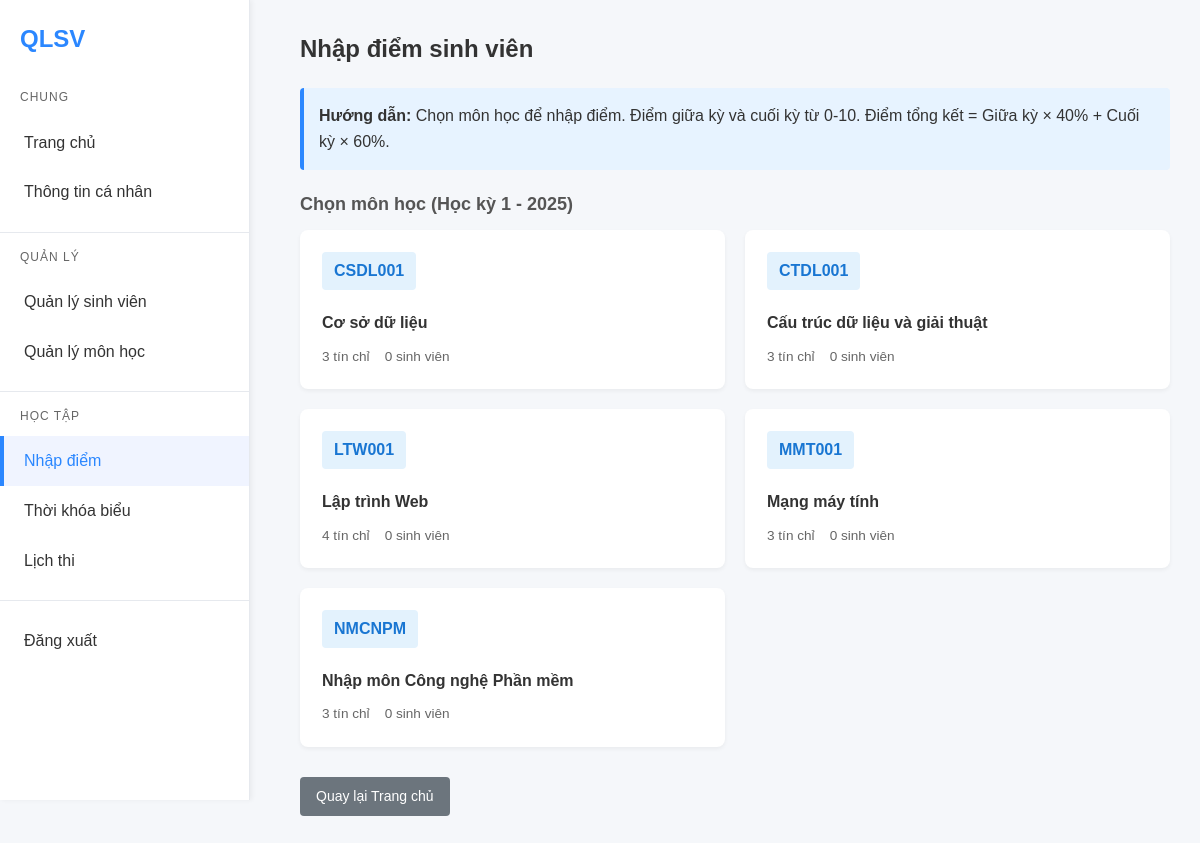
The page /grades/input.php (signed in) on the database its author committed.
### tables this page shows
CREATE TABLE subjects (
    id INT AUTO_INCREMENT PRIMARY KEY,
    subject_code VARCHAR(20) UNIQUE NOT NULL,
    subject_name VARCHAR(100) NOT NULL,
    credits INT NOT NULL,
    teacher_id INT,
    FOREIGN KEY (teacher_id) REFERENCES teachers(id)
);

### grades/input.php (the view, shortened to what this page needs)
<?php
require_once '../connect.php';
$user_id = $_SESSION['user_id'];
$teacher_query = "SELECT t.*, d.department_name
                  FROM teachers t
                  LEFT JOIN departments d ON t.department_id = d.id
                  WHERE t.user_id = ?";
$stmt = mysqli_prepare($connection, $teacher_query);
mysqli_stmt_bind_param($stmt, "i", $user_id);
mysqli_stmt_execute($stmt);
$teacher = mysqli_fetch_assoc(mysqli_stmt_get_result($stmt));
$current_semester = 1;
$current_year = 2025;
$subjects_query = "SELECT DISTINCT
    subj.id,
    subj.subject_code,
    subj.subject_name,
    subj.credits,
    COUNT(DISTINCT cr.student_id) as student_count
FROM subjects subj
LEFT JOIN course_registrations cr ON subj.id = cr.subject_id
    AND cr.semester = ? AND cr.academic_year = ?
WHERE subj.teacher_id = ?
GROUP BY subj.id
ORDER BY subj.subject_code";
$stmt = mysqli_prepare($connection, $subjects_query);
mysqli_stmt_bind_param($stmt, "iii", $current_semester, $current_year, $teacher['id']);
mysqli_stmt_execute($stmt);
$subjects = mysqli_stmt_get_result($stmt);
$selected_subject_id = $_GET['subject_id'] ?? '';
?>
<!DOCTYPE html>
<html lang="vi">
<head>
    <link rel="stylesheet" href="../css/chung.css?v=3">
</head>
<body>
    <div class="sidebar">
        <div class="brand">QLSV</div>
        <div class="nav-section">
            <div class="nav-header">Chung</div>
            <a href="../dashboard.php">Trang chủ</a>
            <a href="../profile.php">Thông tin cá nhân</a>
        </div>
        <div class="nav-section">
            <div class="nav-header">Quản lý</div>
            <a href="../student/list.php">Quản lý sinh viên</a>
            <a href="../subject/list.php">Quản lý môn học</a>
        </div>
        <div class="nav-section">
            <div class="nav-header">Học tập</div>
            <a href="input.php" class="active">Nhập điểm</a>
            <a href="../schedule/index.php">Thời khóa biểu</a>
            <a href="../schedule/lichthi.php">Lịch thi</a>
        </div>
        <div class="nav-section">
            <a href="../logout.php">Đăng xuất</a>
        </div>
    </div>
    <div class="main">
        <div class="actions">
            <h1> Nhập điểm sinh viên</h1>
        </div>
        <div class="info-box">
            <strong> Hướng dẫn:</strong> Chọn môn học để nhập điểm.
            Điểm giữa kỳ và cuối kỳ từ 0-10. Điểm tổng kết = Giữa kỳ × 40% + Cuối kỳ × 60%.
        </div>
        <h3>Chọn môn học (Học kỳ <?php echo $current_semester; ?> - <?php echo $current_year; ?>)</h3>
        <div class="subject-grid">
            <?php while ($subject = mysqli_fetch_assoc($subjects)): ?>
            <a href="?subject_id=<?php echo $subject['id']; ?>" style="text-decoration: none; color: inherit;">
                <div class="subject-card <?php echo $selected_subject_id == $subject['id'] ? 'selected' : ''; ?>">
                    <div class="subject-code"><?php echo htmlspecialchars($subject['subject_code']); ?></div>
                    <div class="subject-name"><?php echo htmlspecialchars($subject['subject_name']); ?></div>
                    <div class="subject-meta">
                        <span> <?php echo $subject['credits']; ?> tín chỉ</span>
                        <span> <?php echo $subject['student_count']; ?> sinh viên</span>
                    </div>
                </div>
            </a>
            <?php endwhile; ?>
        </div>
        <div style="margin-top: 20px;">
            <a href="../dashboard.php" class="btn btn-secondary">Quay lại Trang chủ</a>
        </div>
    </div>
</body>
</html>

### css/chung.css (style rules this page uses)
* { margin: 0; padding: 0; box-sizing: border-box; }
body { font-family: Arial, Helvetica, sans-serif; background: #f5f7fa; line-height: 1.6; color: #333; min-height: 100vh; }
.sidebar { position: fixed !important; left: 0; top: 0; width: 250px !important; height: 100vh !important; background: #fff; border-right: 1px solid #e6e9ee; padding-top: 20px; z-index: 1000; overflow-y: auto; box-shadow: 2px 0 5px rgba(0,0,0,0.05); }
.main { margin-left: 270px !important; padding: 30px; min-height: 100vh; }
.brand { font-weight: bold !important; padding: 0 20px 20px !important; color: #2b87ff !important; font-size: 24px !important; }
.sidebar a { display: block !important; padding: 12px 20px !important; color: #333 !important; text-decoration: none !important; border-left: 4px solid transparent !important; transition: all 0.3s ease !important; }
.sidebar a:hover, .sidebar a.active { background: #f0f4ff !important; border-left-color: #2b87ff !important; color: #2b87ff !important; }
.actions { display: flex; justify-content: space-between; align-items: center; margin-bottom: 20px; flex-wrap: wrap; gap: 15px; }
.actions h1 { margin: 0; }
.nav-section { margin-bottom: 15px; border-bottom: 1px solid #e6e9ee; padding-bottom: 15px; }
.nav-section:last-child { border-bottom: none; }
.nav-header { padding: 0 20px; color: #666; font-size: 12px; text-transform: uppercase; letter-spacing: 1px; margin: 10px 0; }
h1 { color: #333; margin-bottom: 20px; font-size: 24px; }
h3 { color: #555; margin-bottom: 12px; font-size: 18px; }
.btn { display: inline-block; padding: 8px 16px; border: none; border-radius: 4px; cursor: pointer; font-size: 14px; font-weight: 500; text-decoration: none; transition: background-color 0.3s ease; }
.btn-secondary { background: #6c757d; color: white; }

### grades/input.php (style rules this page uses)
.subject-grid { display: grid; grid-template-columns: repeat(auto-fill, minmax(300px, 1fr)); gap: 20px; margin-bottom: 30px; }
.subject-card { background: white; padding: 20px; border-radius: 8px; box-shadow: 0 2px 4px rgba(0,0,0,0.05); cursor: pointer; transition: all 0.3s; border: 2px solid transparent; }
.subject-code { background: #e3f2fd; color: #1976d2; padding: 6px 12px; border-radius: 4px; font-weight: 600; display: inline-block; margin-bottom: 10px; }
.subject-name { font-weight: 600; color: #333; margin: 10px 0; }
.subject-meta { font-size: 0.85rem; color: #666; display: flex; gap: 15px; }
.info-box { background: #e7f3ff; border-left: 4px solid #2b87ff; padding: 15px; margin-bottom: 20px; border-radius: 4px; }

### rows shown on the page
subjects: subject_code "CSDL001", subject_name "Cơ sở dữ liệu", credits "3", student_count "0"
subjects: subject_code "CTDL001", subject_name "Cấu trúc dữ liệu và giải thuật", credits "3", student_count "0"
subjects: subject_code "LTW001", subject_name "Lập trình Web", credits "4", student_count "0"
subjects: subject_code "MMT001", subject_name "Mạng máy tính", credits "3", student_count "0"
subjects: subject_code "NMCNPM", subject_name "Nhập môn Công nghệ Phần mềm", credits "3", student_count "0"

### other values the page prints
$current_semester "1"
$current_year "2025"
